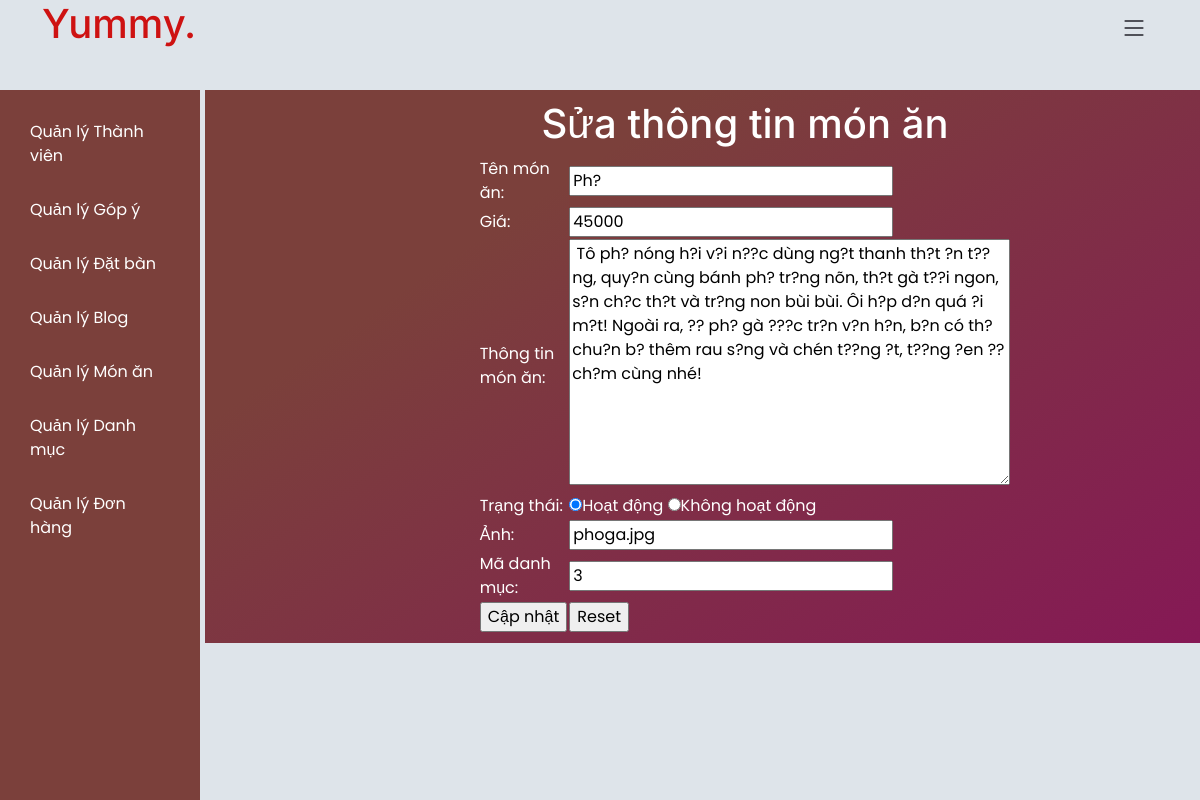
/admin/admin_home.php?page=admin_foods_edit&MaMonAn=1 (signed in), run on an earlier commit of the app's database.
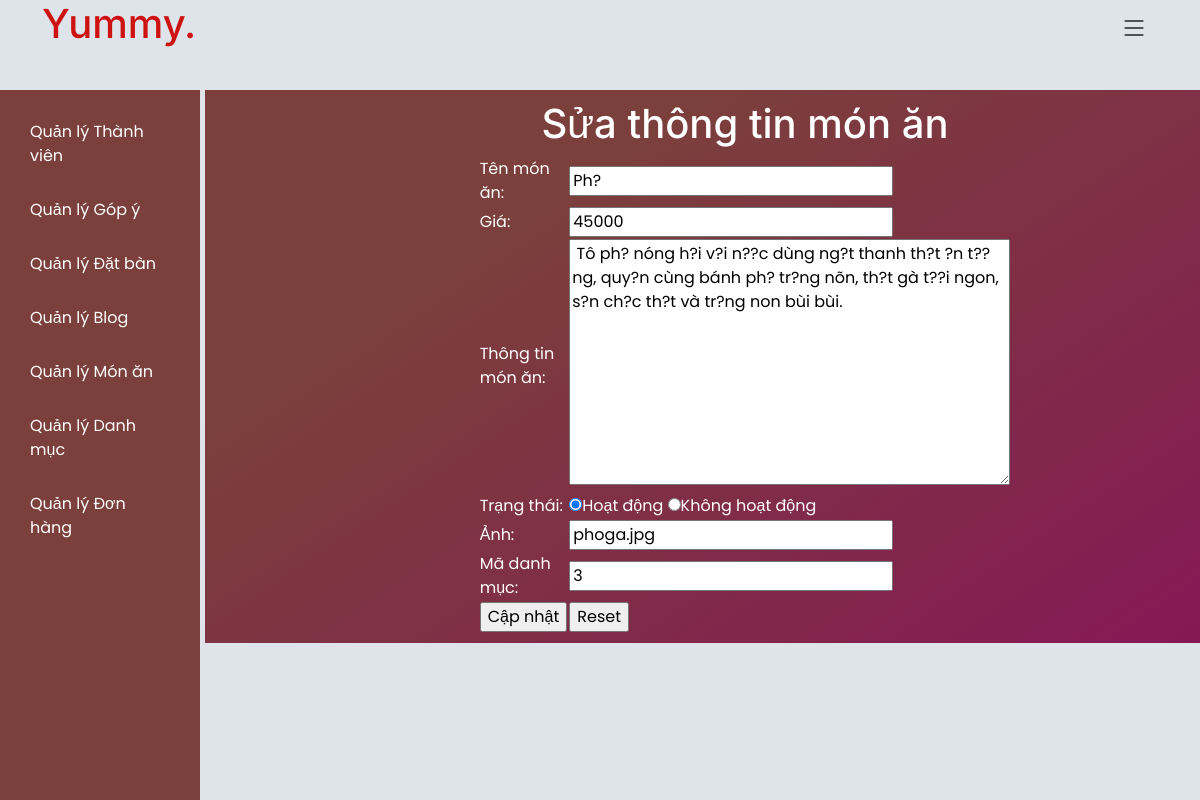
And on a later commit of the database.
### tables this page shows
CREATE TABLE `monan` (
  `MaMonAn` int(11) NOT NULL,
  `TenMonAn` varchar(255) NOT NULL,
  `Gia` decimal(10,0) NOT NULL,
  `ThongTinMonAn` longtext NOT NULL,
  `TrangThai` tinyint(1) NOT NULL,
  `Anh` varchar(255) DEFAULT NULL,
  `MaDanhMuc` int(11) NOT NULL
);

### admin/admin_foods_edit.php (the view, shortened to what this page needs)
<?php
    require_once("../components/connection.php");
    if (isset($_GET["MaMonAn"])) {
        $MaMonAn = $_GET["MaMonAn"];
    } else {
        header("Location:admin_home.php?page=admin_foods");
        exit;
    }
    $sql="select * from monan where MaMonAn=$MaMonAn;";
    $result=$conn->query($sql);
    if($result->num_rows==0){
        $_SESSION["foods_error"] = "Món ăn không tồn tại";
        header("Location:admin_home.php?page=admin_foods");
    }else{
        $row = $result->fetch_assoc();
    }
?>
<html>
    <head>
    </head>
    <body>
        <h1 align=center>Sửa thông tin món ăn</h1>
        <form method="POST" action="admin_foods_edit_action.php?MaMonAn=<?php echo $MaMonAn;?>">
        <table border="0" align="center" width=400>
            <tr>
                <td>Tên món ăn:</td>
                <td><input type="text" name=txtTenMonAn value= <?php echo $row["TenMonAn"] ?>></td>
            </tr>
            <tr>
                    <td>Giá:</td>
                    <td><input type="text" name="txtGia" value = <?php echo $row["Gia"]?>></td>
            </tr>
            <tr>
                <td>Thông tin món ăn:</td>
                <td><textarea cols="30" rows="10" name="taThongTinMonAn" value => <?php echo $row["ThongTinMonAn"] ?></textarea></td>
            </tr>
            <tr>
                <td>Trạng thái:</td>
                <td>
                    <input type="radio" name="rdTrangThai" value="1" checked>Hoạt động
                    <input type="radio" name="rdTrangThai" value="0">Không hoạt động
                </td>
            </tr>
            <tr>
                <td>Ảnh:</td>
                <td><input type=text name="txtAnh" value = <?php echo $row["Anh"]?>></td>
            </tr>
            <tr>
                <td>Mã danh mục:</td>
                <td><input type="text" name="txtMaDanhMuc" value = <?php echo $row["MaDanhMuc"] ?>></td>
            </tr>
            <tr>
                <td align="right"><input type=submit value="Cập nhật"></td>
                <td><input type="reset" value="Reset"></td>
            </tr>
        </table>
        </form>
    </body>
</html>

What changed in the data, as far as the page shows it:
changed monan "phoga.jpg": taThongTinMonAn "…tr?ng non bùi bùi. Ôi h?p d?n quá ?i m?t! Ngoài ra, ?? ph? gà ???c tr?n v?n h?n, b?n có th? chu?n b? thêm rau s?ng và chén t??ng ?t, t??ng ?en ?? ch?m cùng nhé!" → "Tô ph? nóng h?i v?i n??c dùng ng?t thanh th?t ?n t??ng, quy?n cùng bánh ph? tr?ng nõn, th?t gà t??i ngon, s?n ch?c th?t và tr?ng non bùi bùi."
